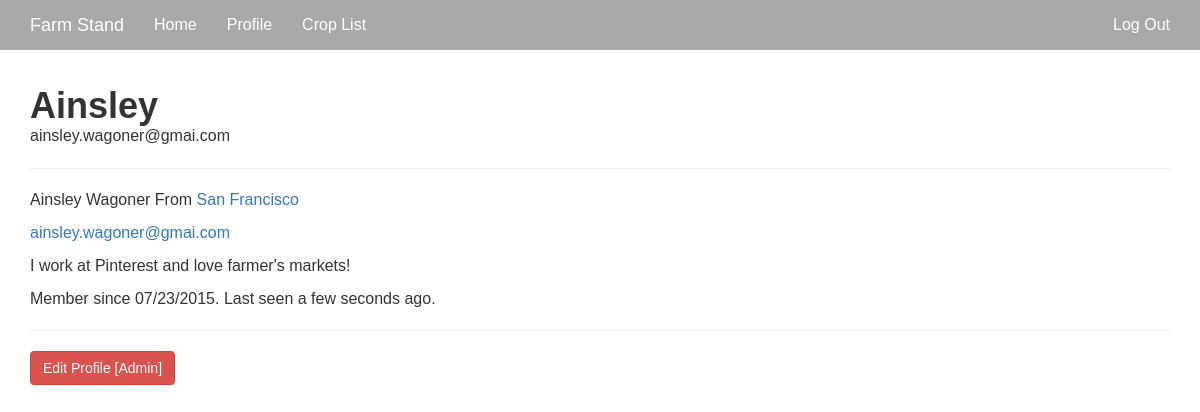
The app's page /user/Ainsley (signed in) with its own data.
### app/models.py (models this page shows, shortened)
class User(UserMixin, db.Model):
    __tablename__ = 'users'
    id = db.Column(db.Integer, primary_key=True)
    email = db.Column(db.String(64), unique=True, index=True)
    phone = db.Column(db.String(64), unique=True, index=True)
    username = db.Column(db.String(64), unique=True, index=True)
    name = db.Column(db.String(64), index=True)
    about_me = db.Column(db.Text())
    location = db.Column(db.String(64))
    member_since = db.Column(db.DateTime(), default=datetime.utcnow)
    last_seen = db.Column(db.DateTime(), default=datetime.utcnow)
    role_id = db.Column(db.Integer, db.ForeignKey('roles.id'))
    password_hash = db.Column(db.String(128))
    confirmed = db.Column(db.Boolean, default=False)
    products = db.relationship('Product', backref='farmer', lazy='dynamic')
    def ping(self):
        self.last_seen = datetime.utcnow()
        db.session.add(self)
    def can(self, permissions):
        return self.role is not None and \
            (self.role.permissions & permissions) == permissions
    def is_administrator(self):
        return self.can(Permission.ADMINISTER)
    @property
    def password(self):
        raise AttributeError('password is not a readable attribute')

### app/main/views.py (the view)
@main.route('/user/<username>')
def user(username):
    user = User.query.filter_by(username=username).first()
    if user is None:
        abort(404)
    return render_template('user.html', user=user)

### app/auth/views.py (called while the page is built)
@auth.before_app_request
def before_request():
    if current_user.is_authenticated():
        current_user.ping()
        if current_user.is_authenticated() and not current_user.confirmed and request.endpoint[:5] != 'auth.':
            return redirect(url_for('auth.unconfirmed'))

### app/main/__init__.py (called while the page is built)
@main.app_context_processor
def inject_permissions():
    return dict(Permission=Permission)

### app/models.py (called while the page is built)
@login_manager.user_loader
def load_user(user_id):
    return User.query.get(int(user_id))

### app/templates/user.html (shortened to what this page needs)
{% extends "base.html" %}
{% import "bootstrap/wtf.html" as wtf %}
{% block content %}
<div class="container">
  <div class="page-header">
    <h1>{{ user.username }}</h1><span>{{ user.email }}</span>
    <hr>
    {% if user.name or user.location %} <p>
            {% if user.name %}{{ user.name }}{% endif %}
            {% if user.location %}
    From <a href="http://maps.google.com/?q={{ user.location }}"> {{ user.location }}
    </a>
    {% endif %}
    </p>
    {% endif %}
    {% if current_user.is_administrator() %}
    <p><a href="mailto:{{ user.email }}">{{ user.email }}</a></p> {% endif %}
    {% if user.about_me %}<p>{{ user.about_me }}</p>{% endif %} <p>
            Member since {{ moment(user.member_since).format('L') }}.
            Last seen {{ moment(user.last_seen).fromNow() }}.
    </p>
  </div>
  {% if current_user.is_administrator() %}
    <a class="btn btn-danger" href="{{ url_for('.edit_profile_admin', id=user.id) }}">
      Edit Profile [Admin]
    </a>
  {% endif %}
</div>
{% endblock %}

### app/static/css/style.css (style rules this page uses)
body { font-family: 'Montserrat', sans-serif; font-size: 16px; }
h1 { font-size: 36px; margin-bottom: 0px; font-weight: bold; margin-top: 0px; }

### records on screen
User: username "Ainsley", email "ainsley.wagoner@gmai.com", name "Ainsley Wagoner", location "San Francisco", about_me "I work at Pinterest and love farmer's markets!", member_since "07/23/2015", last_seen "a few seconds ago"
